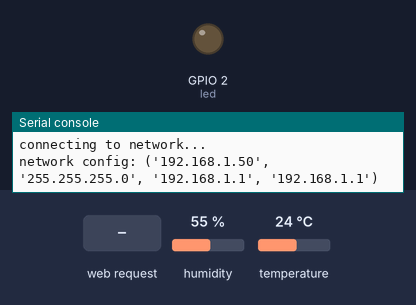
A program run on a simulated ESP32 board running MicroPython. On the bench: output pins drawn as LEDs (lit = HIGH), the last lines printed to the serial console. The test bench sets the inputs (shaded band); at power-on: humidity 55 %, temperature 24 °C. WiFi joins after 1.5 s; values from a settings file that is not in the repository are placeholders.

Above: at 2.7 s.
2.8 s: HTTP request GET /getDHT received
At 3.3 s:
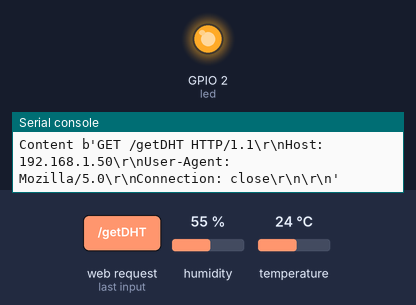
4.3 s: HTTP request GET / received
Timing chart, 0 to 7.3 s (numbered marks = the images above; inputs shaded):
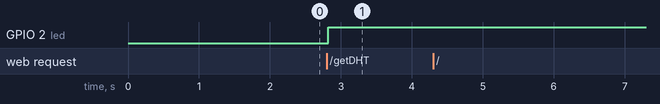

Measured:
- after the input at 2.8 s, GPIO 2 (led): LOW → HIGH at once

The program:

ajaxServer.py
```python
# ******************************************** #
# DHT values auto updates using AJAX           #
# Author: George Bantique, TechToTinker        #
#         tech.to.tinker@gmail.com             #
# Created: Nov. 11, 2020                       #
#                                              #
# NOTE: Please feel free to modify and adapt   #
#    the source code according to your needs.  #
#                                              #
# ******************************************** #
#
import machine
import dht
led = machine.Pin(2,machine.Pin.OUT)
led.off()
d = dht.DHT22(machine.Pin(23))


# ************************
# Configure the ESP32 wifi
# as STAtion mode.
import network
import wifi_credentials

sta = network.WLAN(network.STA_IF)
if not sta.isconnected():
  print('connecting to network...')
  sta.active(True)
  #sta.connect('your wifi ssid', 'your wifi password')
  sta.connect(wifi_credentials.ssid, wifi_credentials.password)
  while not sta.isconnected():
    pass
print('network config:', sta.ifconfig())


# ************************
# Configure the socket connection
# over TCP/IP
import socket

# AF_INET - use Internet Protocol v4 addresses
# SOCK_STREAM means that it is a TCP socket.
# SOCK_DGRAM means that it is a UDP socket.
s = socket.socket(socket.AF_INET, socket.SOCK_STREAM)
s.bind(('',80)) # specifies that the socket is reachable by any address the machine happens to have
s.listen(5)     # max of 5 socket connections


# ************************
# Function for creating the
# web page to be displayed
def web_page():
    html_page = """
<!DOCTYPE html>
 <html>
  <head>
  <meta name='viewport' content='width=device-width, initial-scale=1.0'/>
  <script>
   var ajaxRequest = new XMLHttpRequest();

   function ajaxLoad(ajaxURL)
   {
    ajaxRequest.open('GET',ajaxURL,true);
    ajaxRequest.onreadystatechange = function()
    {
     if(ajaxRequest.readyState == 4 && ajaxRequest.status==200)
     {
      var ajaxResult = ajaxRequest.responseText;
      var tmpArray = ajaxResult.split("|");
      document.getElementById('temp').innerHTML = tmpArray[0];
      document.getElementById('humi').innerHTML = tmpArray[1];
     }
    }
    ajaxRequest.send();
   }

   function updateDHT()
   {
     ajaxLoad('getDHT');
   }

   setInterval(updateDHT, 3000);

  </script>


  <title>ESP32 Weather Station</title>
  </head>

  <body>
   <center>
   <div id='main'>
    <h1>MicroPython Weather Station</h1>
    <h4>Web server on ESP32 | DHT values auto updates using AJAX.</h4>
    <div id='content'>
     <p>Temperature: <strong><span id='temp'>--.-</span> &deg;C</strong></p>
     <p>Humidity: <strong><span id='humi'>--.-</span> % </strong></p>
    </div>
   </div>
   </center>
  </body>
 </html>
"""
    return html_page


while True:

    # Socket accept()
    conn, addr = s.accept()
    print("Got connection from %s" % str(addr))

    # Socket receive()
    request=conn.recv(1024)
    print("")
    print("Content %s" % str(request))

    # Socket send()
    request = str(request)
    update = request.find('/getDHT')
    if update == 6:
        d.measure()
        t = d.temperature()
        h = d.humidity()
        response = str(t) + "|"+ str(h)
        led.value(not led.value())
    else:
        response = web_page()

    # Create a socket reply
    conn.send('HTTP/1.1 200 OK\n')
    conn.send('Content-Type: text/html\n')
    conn.send('Connection: close\n\n')
    conn.sendall(response)

    # Socket close()
    conn.close()
```
